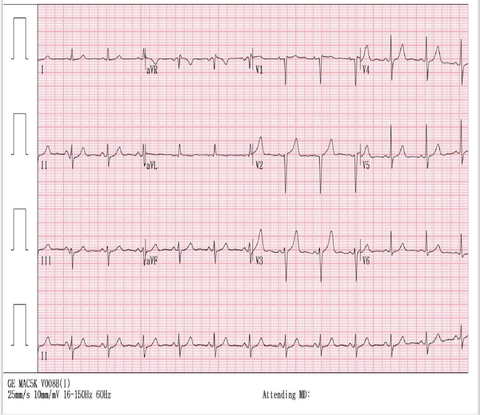
#> input picture finetune_data/images/EKG.png, 480 x 415 px, shrunk from 951 x 822 before the run
$ python test_waveform_path.py
#> lines starting #> are read from the running program, lines starting #| are printed output that depends on the picture; after the words box and inside, x2 and y2 are one past the last pixel; in counts of white or black regions, pixels touching at a corner belong together
from pathlib import Path

import cv2
import numpy as np
import matplotlib.pyplot as plt


# ==========================================================
# 경로
# ==========================================================

PROJECT_ROOT = Path(__file__).resolve().parent.parent

INPUT_IMAGE = (
    PROJECT_ROOT
    / "finetune_data"
    / "images"
    / "EKG.png"
)

OUTPUT_DIR = (
    PROJECT_ROOT
    / "finetune_data"
    / "mask_debug"
)

OUTPUT_DIR.mkdir(
    parents=True,
    exist_ok=True
)


# ==========================================================
# ECG 행 검출
# ==========================================================

def detect_ecg_rows(dark_mask):

    height, width = dark_mask.shape

    x1 = int(width * 0.07)
    x2 = int(width * 0.98)

    analysis = dark_mask[:, x1:x2]

    score = (
        analysis > 0
    ).sum(axis=1).astype(float)

    kernel = np.ones(21) / 21

    score = np.convolve(
        score,
        kernel,
        mode="same"
    )

    top = int(height * 0.08)
    bottom = int(height * 0.88)

    candidates = np.argsort(
        score[top:bottom]
    )[::-1] + top

    min_distance = int(
        height * 0.12
    )

    rows = []

    for y in candidates:

        y = int(y)

        if all(
            abs(y - old) >= min_distance
            for old in rows
        ):
            rows.append(y)

        if len(rows) == 4:
            break

    rows.sort()

    return rows


# ==========================================================
# 각 column의 ECG 후보를 중심점으로 압축
# ==========================================================

def column_candidates(binary):

    h, w = binary.shape

    all_candidates = []

    for x in range(w):

        ys = np.where(
            binary[:, x] > 0
        )[0]

        if len(ys) == 0:
            all_candidates.append([])
            continue

        # 연속된 픽셀들을 하나의 그룹으로 묶음
        groups = np.split(
            ys,
            np.where(
                np.diff(ys) > 1
            )[0] + 1
        )

        centers = []

        for group in groups:

            if len(group) == 0:
                continue

            centers.append(
                float(
                    np.mean(group)
                )
            )

        all_candidates.append(
            centers
        )

    return all_candidates


# ==========================================================
# Dynamic Programming 기반 전체 경로 탐색
# ==========================================================

def find_best_path(binary):

    h, w = binary.shape

    candidates = column_candidates(
        binary
    )

    # ------------------------------------------------------
    # 후보가 없는 column 때문에 경로가 끊기지 않도록
    # 각 x에서 주변 ±2 column도 같이 확인
    # ------------------------------------------------------

    expanded = []

    for x in range(w):

        nearby = []

        for dx in range(-2, 3):

            xx = x + dx

            if 0 <= xx < w:

                nearby.extend(
                    candidates[xx]
                )

        if len(nearby) > 0:

            nearby = sorted(
                set(
                    round(v, 2)
                    for v in nearby
                )
            )

        expanded.append(
            nearby
        )

    # ------------------------------------------------------
    # DP
    #
    # cost가 작을수록 자연스러운 경로
    # ------------------------------------------------------

    costs = []
    parents = []

    center_y = h / 2

    first_x = None

    for x in range(w):

        if len(expanded[x]) > 0:
            first_x = x
            break

    if first_x is None:

        return np.full(
            w,
            np.nan,
            dtype=float
        )

    first_candidates = np.array(
        expanded[first_x],
        dtype=float
    )

    # 시작점은 중앙에 가까울수록 유리
    first_cost = (
        np.abs(
            first_candidates
            - center_y
        )
        * 0.15
    )

    costs.append(
        first_cost
    )

    parents.append(
        np.full(
            len(first_candidates),
            -1,
            dtype=int
        )
    )

    active_x = [
        first_x
    ]

    previous_candidates = (
        first_candidates
    )

    previous_cost = (
        first_cost
    )

    # ------------------------------------------------------
    # 좌 -> 우 전체 경로 계산
    # ------------------------------------------------------

    for x in range(
        first_x + 1,
        w
    ):

        current = expanded[x]

        if len(current) == 0:
            continue

        current = np.array(
            current,
            dtype=float
        )

        current_cost = np.full(
            len(current),
            np.inf
        )

        current_parent = np.full(
            len(current),
            -1,
            dtype=int
        )

        dx = (
            x
            - active_x[-1]
        )

        for j, y in enumerate(
            current
        ):

            dy = np.abs(
                previous_candidates
                - y
            )

            # ----------------------------------------------
            # 이동 비용
            #
            # 가까운 파형은 낮은 비용
            # 큰 점프는 매우 높은 비용
            # ----------------------------------------------

            transition = (
                dy * 1.0
                + (dy ** 2) * 0.035
            )

            # 여러 column을 건너뛰었다면
            # 어느 정도 이동 허용
            transition = (
                transition
                / max(dx, 1)
            )

            total = (
                previous_cost
                + transition
            )

            best_parent = int(
                np.argmin(total)
            )

            current_cost[j] = (
                total[
                    best_parent
                ]
            )

            current_parent[j] = (
                best_parent
            )

        costs.append(
            current_cost
        )

        parents.append(
            current_parent
        )

        active_x.append(
            x
        )

        previous_candidates = (
            current
        )

        previous_cost = (
            current_cost
        )

    # ------------------------------------------------------
    # Backtracking
    # ------------------------------------------------------

    path = np.full(
        w,
        np.nan,
        dtype=float
    )

    last_index = int(
        np.argmin(
            costs[-1]
        )
    )

    for step in range(
        len(active_x) - 1,
        -1,
        -1
    ):

        x = active_x[step]

        current = np.array(
            expanded[x],
            dtype=float
        )

        if (
            last_index < 0
            or
            last_index >= len(current)
        ):
            break

        path[x] = (
            current[
                last_index
            ]
        )

        last_index = (
            parents[step][
                last_index
            ]
        )

    return path


# ==========================================================
# MAIN
# ==========================================================

def main():

    image = cv2.imread(
        str(INPUT_IMAGE)
    )
#> image is the input picture: shape (415, 480, 3); mean B, G, R 224.9, 220.4, 241

    if image is None:

        raise FileNotFoundError(
            INPUT_IMAGE
        )

    height, width = (
        image.shape[:2]
    )
#> height = 415; width = 480

    gray = cv2.cvtColor(
        image,
        cv2.COLOR_BGR2GRAY
    )
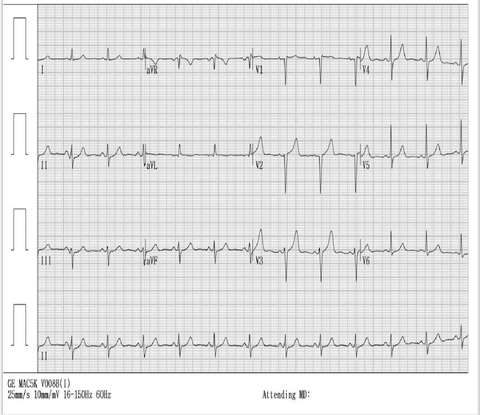
#> gray: shape (415, 480); min 24, max 255, mean 227.1

    binary = np.uint8(
        gray < 100
    ) * 255
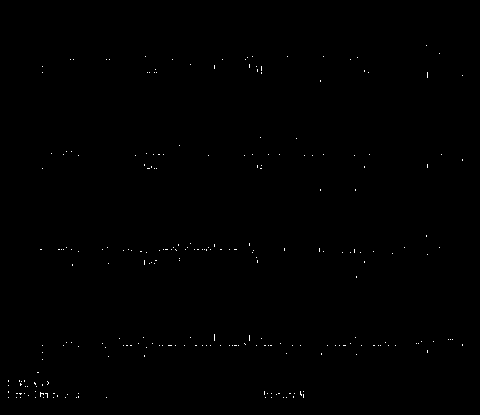
#> binary: shape (415, 480); 0.2% white in thin lines or dots, all inside (x1, y1, x2, y2) = (8, 45, 463, 398)

    rows = detect_ecg_rows(
        binary
    )
#> in detect_ecg_rows, `analysis = dark_mask[:, x1:x2]`:
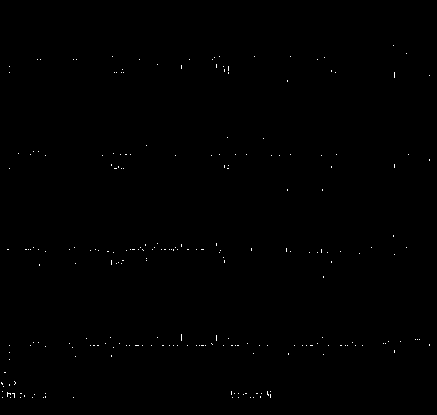
#> analysis: shape (415, 437); 0.21% white in thin lines or dots, all inside (x1, y1, x2, y2) = (1, 45, 430, 398)
#> in detect_ecg_rows, `score = ( analysis > 0 ).sum(axis=1).astype(float)`: score = 415 values, max 49 at index 345, min 0 at index 0, mean 0.916
#> in detect_ecg_rows, `score = np.convolve( score, kernel, mode="same" )`: score = 415 values, max 4.57 at index 344, min 0 at index 0, mean 0.916
#> in detect_ecg_rows, `candidates = np.argsort( score[top:bottom] )[::-1] + top`: candidates = 332 values, max 364 at index 145, min 33 at index 326, mean 198.5
#> the loop in detect_ecg_rows, `for y in candidates: ` made 48 passes
#> y on passes 1 to 12: 346, 345, 344, 343, 347, 253, 254, 342, 341, 255, 340, 348
#> after the loop in detect_ecg_rows, `for y in candidates:`: rows = [346, 253, 66, 158]
#> rows = [66, 158, 253, 346]

    print(
        "Detected rows:",
        rows
    )
#| Detected rows: [66, 158, 253, 346]

    if len(rows) != 4:

        raise RuntimeError(
            "ECG 4개 행 검출 실패"
        )

    # ======================================================
    # V3 위치
    #
    # 3번째 ECG row
    # 3번째 column
    # ======================================================

    row_gaps = np.diff(
        rows
    )
#> row_gaps = [92, 95, 93]

    median_gap = float(
        np.median(
            row_gaps
        )
    )
#> median_gap = 93

    half_height = int(
        median_gap * 0.34
    )
#> half_height = 31

    center_y = rows[2]
#> center_y = 253

    y1 = max(
        0,
        center_y - half_height
    )
#> y1 = 222

    y2 = min(
        height,
        center_y + half_height
    )
#> y2 = 284

    left = int(
        width * 0.055
    )
#> left = 26

    right = int(
        width * 0.985
    )
#> right = 472

    x_edges = np.linspace(
        left,
        right,
        5
    ).astype(int)
#> x_edges = [26, 137, 249, 360, 472]

    # V3 = column index 2
    x1 = x_edges[2]
#> x1 = 249
    x2 = x_edges[3]
#> x2 = 360

    crop = binary[
        y1:y2,
        x1:x2
    ]
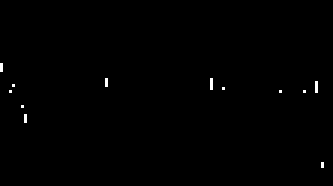
#> crop: shape (62, 111) (shown 3 times larger); 0.36% white in thin lines or dots, all inside (x1, y1, x2, y2) = (0, 21, 108, 56)

    # ======================================================
    # 전체 경로 탐색
    # ======================================================

    path = find_best_path(
        crop
    )
#> the loop in column_candidates, `for x in range(w): ` made 111 passes
#> groups on passes 1, 9, 36: [[21, 22, 23]], [[38, 39, 40]], [[26, 27, 28]]
#> (ys, groups) on passes 4, 5, 8: ([30], [[30]]), ([28], [[28]]), ([35], [[35]])
#> after the loop in column_candidates, `for x in range(w):`: all_candidates = 111 items, first 6: [22], [], [], [30], [28], []
#> after the loop in find_best_path, `for x in range(w):`: expanded = 111 items, first 6: [22], [22, 30], [22, 28, 30], [28, 30], [28, 30], [28, 30, 35]
#> in find_best_path, `first_candidates = np.array( expanded[first_x], dtype=float )`: first_candidates = [22]
#> in find_best_path, `first_cost = ( np.abs( first_candidates - center_y ) * 0.15 )`: first_cost = [1.35]
#> in find_best_path, `previous_candidates = ( first_candidates )`: previous_candidates = [22]
#> in find_best_path, `previous_cost = ( first_cost )`: previous_cost = [1.35]
#> the loop in find_best_path, `for x in range( first_x + 1, w ): ` made 110 passes
#> (previous_candidates, previous_cost) on passes 1 to 9: ([22, 30], [1.35, 11.59]), ([22, 28, 30], [1.35, 8.61, 11.59]), ([28, 30], [8.61, 10.75]), ([28, 30], [8.61, 10.75]), ([28, 30, 35], [8.61, 10.75, 16.62]), ([28, 35, 39], [8.61, 16.62, 21.19]), ([35, 39], [16.62, 21.19]), ([35, 39], [16.62, 21.19]), ([35, 39], [16.62, 21.19])
#> (current, previous_candidates, previous_cost) on passes 10, 33, 34, 35, 36, 37: ([39], [39], [21.19]), ([27], [27], [21.93]), ([27], [27], [21.93]), ([27], [27], [21.93]), ([27], [27], [21.93]), ([27], [27], [21.93])
#> after the loop in find_best_path, `for x in range(`: active_x = 41 values from 0 to 109; costs = 41 items, first 6: [1.35], [1.35, 11.59], [1.35, 8.61, 11.59], [8.61, 10.75], [8.61, 10.75], [8.61, 10.75, 16.62]; parents = 41 items, first 6: [-1], [0, 0], [0, 0, 0], [0, 1], [0, 0], [0, 0, 1]
#> in find_best_path, `last_index = int( np.argmin( costs[-1] ) )`: last_index = 0
#> the loop in find_best_path, `for step in range( len(active_x) - 1, -1, -1 ): ` made 41 passes
#> (step, x, current, last_index) on passes 1 to 12: (40, 109, [54.5], 0), (39, 108, [54.5], 0), (38, 107, [28.5, 54.5], 0), (37, 106, [28.5, 54.5], 0), (36, 105, [28.5, 54.5], 0), (35, 104, [28.5], 0), (34, 103, [28.5, 30], 0), (33, 102, [30], 0), (32, 101, [30], 0), (31, 100, [30], 0), (30, 99, [30], 0), (29, 95, [30], 0)
#> (x, current, last_index) on pass 21: (72, [27.5, 29], 0)

    valid = np.isfinite(
        path
    )

    print(
        "V3 crop:",
        crop.shape
    )
#| V3 crop: (62, 111)

    print(
        "Path pixels:",
        int(valid.sum()),
        "/",
        crop.shape[1]
    )
#| Path pixels: 41 / 111

    # ======================================================
    # 결과 표시
    # ======================================================

    plt.figure(
        figsize=(16, 6)
    )

    plt.imshow(
        crop,
        cmap="gray",
        origin="upper"
    )

    xs = np.arange(
        crop.shape[1]
    )
#> xs = 111 values from 0 to 110

    # IMPORTANT:
    # 연속된 실제 계산점만 표시하고
    # NaN gap을 가로질러 연결하지 않음
    plt.plot(
        xs,
        path,
        linewidth=1.5
    )

    plt.xlim(
        0,
        crop.shape[1]
    )

    plt.ylim(
        crop.shape[0],
        0
    )

    plt.title(
        "V3 - Dynamic Path Test"
    )

    plt.tight_layout()

    output = (
        OUTPUT_DIR
        / "12_v3_dynamic_path.png"
    )

    plt.savefig(
        output,
        dpi=200,
        bbox_inches="tight"
    )
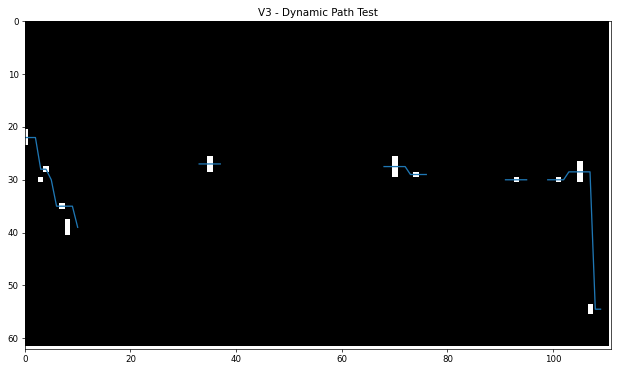
#> figure drawn by matplotlib, 1 panel

    plt.close()

    print(
        "저장:",
        output
    )


if __name__ == "__main__":
    main()
